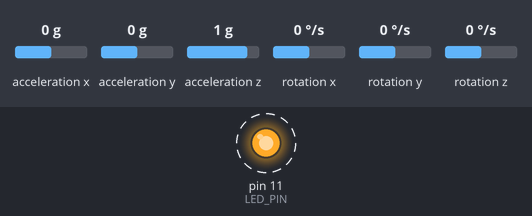
Recording of a sketch running on a simulated Arduino Uno, built with avr-gcc and run on an emulated ATmega328P. Shown: output pins drawn as LEDs (lit = HIGH). Dashed ring = blinking. Inputs (shaded band) come from the test bench; at power-on: acceleration x 0 g, acceleration y 0 g, acceleration z 1 g, rotation x 0 °/s, rotation y 0 °/s, rotation z 0 °/s. What the sketch prints to the serial monitor is not drawn.

Above: at 0.06 s.
Timing chart, 0 to 3.0 s (numbered marks = the images above):
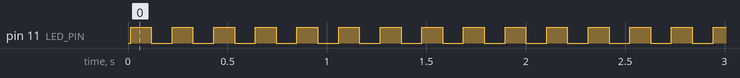

Measured:
- by itself, pin 11 (LED_PIN): alternates HIGH for 0.10 s and LOW for 0.10 s

The sketch:

MPU6050_raw.ino
```cpp
// I2C device class (I2Cdev) demonstration Arduino sketch for MPU6050 class
// 10/7/2011 by Jeff Rowberg <jeff@rowberg.net>
// Updates should (hopefully) always be available at https://github.com/jrowberg/i2cdevlib
//
// Changelog:
//      2013-05-08 - added multiple output formats
//                 - added seamless Fastwire support
//      2011-10-07 - initial release

/* ============================================
I2Cdev device library code is placed under the MIT license
Copyright (c) 2011 Jeff Rowberg

Permission is hereby granted, free of charge, to any person obtaining a copy
of this software and associated documentation files (the "Software"), to deal
in the Software without restriction, including without limitation the rights
to use, copy, modify, merge, publish, distribute, sublicense, and/or sell
copies of the Software, and to permit persons to whom the Software is
furnished to do so, subject to the following conditions:

The above copyright notice and this permission notice shall be included in
all copies or substantial portions of the Software.

THE SOFTWARE IS PROVIDED "AS IS", WITHOUT WARRANTY OF ANY KIND, EXPRESS OR
IMPLIED, INCLUDING BUT NOT LIMITED TO THE WARRANTIES OF MERCHANTABILITY,
FITNESS FOR A PARTICULAR PURPOSE AND NONINFRINGEMENT. IN NO EVENT SHALL THE
AUTHORS OR COPYRIGHT HOLDERS BE LIABLE FOR ANY CLAIM, DAMAGES OR OTHER
LIABILITY, WHETHER IN AN ACTION OF CONTRACT, TORT OR OTHERWISE, ARISING FROM,
OUT OF OR IN CONNECTION WITH THE SOFTWARE OR THE USE OR OTHER DEALINGS IN
THE SOFTWARE.
===============================================
*/

// I2Cdev and MPU6050 must be installed as libraries, or else the .cpp/.h files
// for both classes must be in the include path of your project
#include "I2Cdev.h"
#include "MPU6050.h"

// Arduino Wire library is required if I2Cdev I2CDEV_ARDUINO_WIRE implementation
// is used in I2Cdev.h
#if I2CDEV_IMPLEMENTATION == I2CDEV_ARDUINO_WIRE
    #include "Wire.h"
#endif

// class default I2C address is 0x68
// specific I2C addresses may be passed as a parameter here
// AD0 low = 0x68 (default for InvenSense evaluation board)
// AD0 high = 0x69
MPU6050 accelgyro;
//MPU6050 accelgyro(0x69); // <-- use for AD0 high

int16_t ax, ay, az;
int16_t gx, gy, gz;


// uncomment "OUTPUT_READABLE_ACCELGYRO" if you want to see a tab-separated
// list of the accel X/Y/Z and then gyro X/Y/Z values in decimal. Easy to read,
// not so easy to parse, and slow(er) over UART.
#define OUTPUT_READABLE_ACCELGYRO

// uncomment "OUTPUT_BINARY_ACCELGYRO" to send all 6 axes of data as 16-bit
// binary, one right after the other. This is very fast (as fast as possible
// without compression or data loss), and easy to parse, but impossible to read
// for a human.
//#define OUTPUT_BINARY_ACCELGYRO


#define LED_PIN 11
bool blinkState = false;

void setup() {
    // join I2C bus (I2Cdev library doesn't do this automatically)
    #if I2CDEV_IMPLEMENTATION == I2CDEV_ARDUINO_WIRE
        Wire.begin();
    #elif I2CDEV_IMPLEMENTATION == I2CDEV_BUILTIN_FASTWIRE
        Fastwire::setup(400, true);
    #endif

    // initialize serial communication
    // (38400 chosen because it works as well at 8MHz as it does at 16MHz, but
    // it's really up to you depending on your project)
    Serial.begin(38400);

    // initialize device
    Serial.println("Initializing I2C devices...");
    accelgyro.initialize();

    // verify connection
    Serial.println("Testing device connections...");
    Serial.println(accelgyro.testConnection() ? "MPU6050 connection successful" : "MPU6050 connection failed");

    // use the code below to change accel/gyro offset values
    /*
    Serial.println("Updating internal sensor offsets...");
    // -76	-2359	1688	0	0	0
    Serial.print(accelgyro.getXAccelOffset()); Serial.print("\t"); // -76
    Serial.print(accelgyro.getYAccelOffset()); Serial.print("\t"); // -2359
    Serial.print(accelgyro.getZAccelOffset()); Serial.print("\t"); // 1688
    Serial.print(accelgyro.getXGyroOffset()); Serial.print("\t"); // 0
    Serial.print(accelgyro.getYGyroOffset()); Serial.print("\t"); // 0
    Serial.print(accelgyro.getZGyroOffset()); Serial.print("\t"); // 0
    Serial.print("\n");
    accelgyro.setXGyroOffset(220);
    accelgyro.setYGyroOffset(76);
    accelgyro.setZGyroOffset(-85);
    Serial.print(accelgyro.getXAccelOffset()); Serial.print("\t"); // -76
    Serial.print(accelgyro.getYAccelOffset()); Serial.print("\t"); // -2359
    Serial.print(accelgyro.getZAccelOffset()); Serial.print("\t"); // 1688
    Serial.print(accelgyro.getXGyroOffset()); Serial.print("\t"); // 0
    Serial.print(accelgyro.getYGyroOffset()); Serial.print("\t"); // 0
    Serial.print(accelgyro.getZGyroOffset()); Serial.print("\t"); // 0
    Serial.print("\n");
    */

    // configure Arduino LED for
    pinMode(LED_PIN, OUTPUT);
}

void loop() {
    // read raw accel/gyro measurements from device
    accelgyro.getMotion6(&ax, &ay, &az, &gx, &gy, &gz);

    // these methods (and a few others) are also available
    //accelgyro.getAcceleration(&ax, &ay, &az);
    //accelgyro.getRotation(&gx, &gy, &gz);

    #ifdef OUTPUT_READABLE_ACCELGYRO
        // display tab-separated accel/gyro x/y/z values
        Serial.print("a/g:\t");
        Serial.print(ax); Serial.print("\t");
        Serial.print(ay); Serial.print("\t");
        Serial.print(az); Serial.print("\t");
        Serial.print(gx); Serial.print("\t");
        Serial.print(gy); Serial.print("\t");
        Serial.println(gz);
    #endif

    #ifdef OUTPUT_BINARY_ACCELGYRO
        Serial.write((uint8_t)(ax >> 8)); Serial.write((uint8_t)(ax & 0xFF));
        Serial.write((uint8_t)(ay >> 8)); Serial.write((uint8_t)(ay & 0xFF));
        Serial.write((uint8_t)(az >> 8)); Serial.write((uint8_t)(az & 0xFF));
        Serial.write((uint8_t)(gx >> 8)); Serial.write((uint8_t)(gx & 0xFF));
        Serial.write((uint8_t)(gy >> 8)); Serial.write((uint8_t)(gy & 0xFF));
        Serial.write((uint8_t)(gz >> 8)); Serial.write((uint8_t)(gz & 0xFF));
    #endif

    // blink LED to indicate activity
    blinkState = !blinkState;
    digitalWrite(LED_PIN, blinkState);
    delay(100);
}
```
